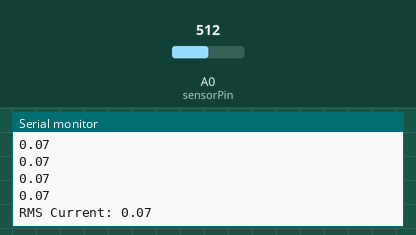
A sketch run on a simulated Arduino Uno, built with avr-gcc and run on an emulated ATmega328P. Shown: the last lines printed to the serial monitor. The inputs (shaded band) are chosen by the test bench; at power-on: A0 (sensorPin) = 512.

Above: at 1.2 s.
1.3 s: A0 (sensorPin) set to 716
At 2.4 s:
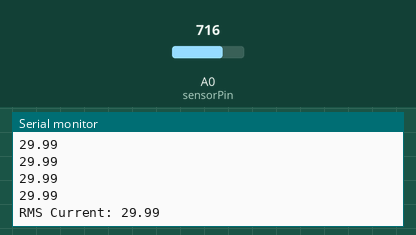
2.8 s: A0 (sensorPin) set to 900
At 3.8 s:
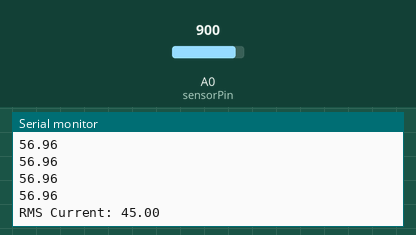
Timing chart, 0 to 5.8 s (numbered marks = the images above; inputs shaded):
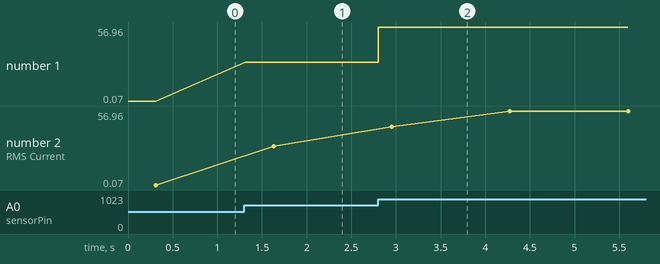

The sketch:

curren_caliberation.ino
```cpp
const int sensorPin = A0; // Analog pin for SCT-013-000
const float calibration = 30.0; // Adjust based on your burden resistor (30 for 10-bit ADC)
const float VREF = 5.0; // Reference voltage for Arduino ADC

void setup() {
    Serial.begin(115200); // Start serial communication
}

void loop() {
    const int sampleSize = 200; // Number of samples for RMS calculation
    float sum = 0;

    for (int i = 0; i < sampleSize; i++) {
        int sensorValue = analogRead(sensorPin); // Read analog value
        float voltage = (sensorValue / 1023.0) * VREF; // Convert to voltage
        float current = (voltage - (VREF / 2)) * calibration; // Convert to current
        sum += current * current; // Square the current value
        Serial.println(current); // Print current value for Serial Plotter
        delay(1); // Small delay for stable reading
    }

    float rmsCurrent = sqrt(sum / sampleSize); // RMS calculation
    Serial.print("RMS Current: ");
    Serial.println(rmsCurrent);
    delay(1000);
}
```

Measured:
- after the input at 1.3 s, the serial monitor: prints a new line at once (image 1)
- after the input at 2.8 s, the serial monitor: prints a new line at once (image 2)
- plotted number 1: 0.07 → 29.99 after the input at 1.3 s, 29.99 → 56.96 after the input at 2.8 s
- plotted number 2: 0.07 → 29.99 after the input at 1.3 s, 29.99 → 56.96 after the input at 2.8 s
